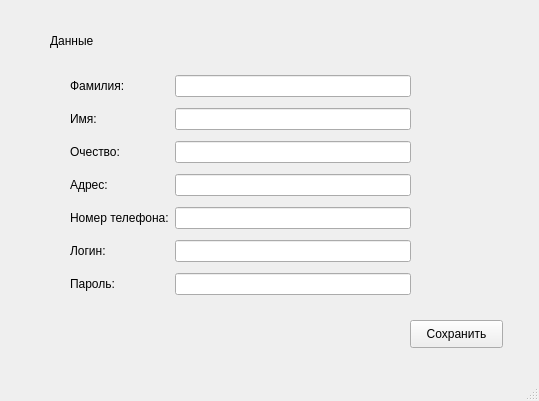
<?xml version="1.0" encoding="UTF-8"?>
<ui version="4.0">
 <class>MainWindow1</class>
 <widget class="QMainWindow" name="MainWindow1">
  <property name="geometry">
   <rect>
    <x>0</x>
    <y>0</y>
    <width>539</width>
    <height>401</height>
   </rect>
  </property>
  <property name="windowTitle">
   <string>MainWindow</string>
  </property>
  <widget class="QWidget" name="centralwidget">
   <widget class="QWidget" name="gridLayoutWidget">
    <property name="geometry">
     <rect>
      <x>70</x>
      <y>70</y>
      <width>341</width>
      <height>231</height>
     </rect>
    </property>
    <layout class="QGridLayout" name="gridLayout">
     <item row="6" column="1">
      <widget class="QLineEdit" name="lineEdit_4"/>
     </item>
     <item row="8" column="0">
      <widget class="QLabel" name="label_6">
       <property name="styleSheet">
        <string notr="true">font: 75 8pt &quot;MS Shell Dlg 2&quot;;
font: 10pt &quot;MS Shell Dlg 2&quot;;</string>
       </property>
       <property name="text">
        <string>Пароль:</string>
       </property>
      </widget>
     </item>
     <item row="2" column="1">
      <widget class="QLineEdit" name="lineEdit_2"/>
     </item>
     <item row="6" column="0">
      <widget class="QLabel" name="label_4">
       <property name="styleSheet">
        <string notr="true">font: 75 8pt &quot;MS Shell Dlg 2&quot;;
font: 10pt &quot;MS Shell Dlg 2&quot;;</string>
       </property>
       <property name="text">
        <string>Номер телефона:</string>
       </property>
      </widget>
     </item>
     <item row="7" column="1">
      <widget class="QLineEdit" name="lineEdit_6"/>
     </item>
     <item row="1" column="0">
      <widget class="QLabel" name="label_2">
       <property name="styleSheet">
        <string notr="true">font: 75 8pt &quot;MS Shell Dlg 2&quot;;
font: 10pt &quot;MS Shell Dlg 2&quot;;</string>
       </property>
       <property name="text">
        <string>Фамилия:</string>
       </property>
      </widget>
     </item>
     <item row="4" column="0">
      <widget class="QLabel" name="label_3">
       <property name="styleSheet">
        <string notr="true">font: 75 8pt &quot;MS Shell Dlg 2&quot;;
font: 10pt &quot;MS Shell Dlg 2&quot;;</string>
       </property>
       <property name="text">
        <string>Очество:</string>
       </property>
      </widget>
     </item>
     <item row="8" column="1">
      <widget class="QLineEdit" name="lineEdit_5"/>
     </item>
     <item row="2" column="0">
      <widget class="QLabel" name="label">
       <property name="styleSheet">
        <string notr="true">font: 75 10pt &quot;MS Shell Dlg 2&quot;;
font: 10pt &quot;MS Shell Dlg 2&quot;;</string>
       </property>
       <property name="text">
        <string>Имя:</string>
       </property>
      </widget>
     </item>
     <item row="1" column="1">
      <widget class="QLineEdit" name="lineEdit"/>
     </item>
     <item row="7" column="0">
      <widget class="QLabel" name="label_7">
       <property name="styleSheet">
        <string notr="true">font: 75 8pt &quot;MS Shell Dlg 2&quot;;
font: 10pt &quot;MS Shell Dlg 2&quot;;</string>
       </property>
       <property name="text">
        <string>Логин:</string>
       </property>
      </widget>
     </item>
     <item row="4" column="1">
      <widget class="QLineEdit" name="lineEdit_3"/>
     </item>
     <item row="5" column="0">
      <widget class="QLabel" name="label_8">
       <property name="styleSheet">
        <string notr="true">font: 75 8pt &quot;MS Shell Dlg 2&quot;;
font: 10pt &quot;MS Shell Dlg 2&quot;;</string>
       </property>
       <property name="text">
        <string>Адрес:</string>
       </property>
      </widget>
     </item>
     <item row="5" column="1">
      <widget class="QLineEdit" name="lineEdit_7"/>
     </item>
    </layout>
   </widget>
   <widget class="QPushButton" name="pushButton">
    <property name="geometry">
     <rect>
      <x>410</x>
      <y>320</y>
      <width>93</width>
      <height>28</height>
     </rect>
    </property>
    <property name="text">
     <string>Сохранить</string>
    </property>
   </widget>
   <widget class="QLabel" name="label_5">
    <property name="geometry">
     <rect>
      <x>50</x>
      <y>20</y>
      <width>141</width>
      <height>41</height>
     </rect>
    </property>
    <property name="toolTip">
     <string>&lt;h1&gt;Данные&lt;/h1&gt;</string>
    </property>
    <property name="styleSheet">
     <string notr="true">font: 14pt &quot;MS Shell Dlg 2&quot;;</string>
    </property>
    <property name="text">
     <string>Данные</string>
    </property>
   </widget>
  </widget>
  <widget class="QMenuBar" name="menubar">
   <property name="geometry">
    <rect>
     <x>0</x>
     <y>0</y>
     <width>539</width>
     <height>26</height>
    </rect>
   </property>
  </widget>
  <widget class="QStatusBar" name="statusbar"/>
 </widget>
 <resources/>
 <connections/>
</ui>
